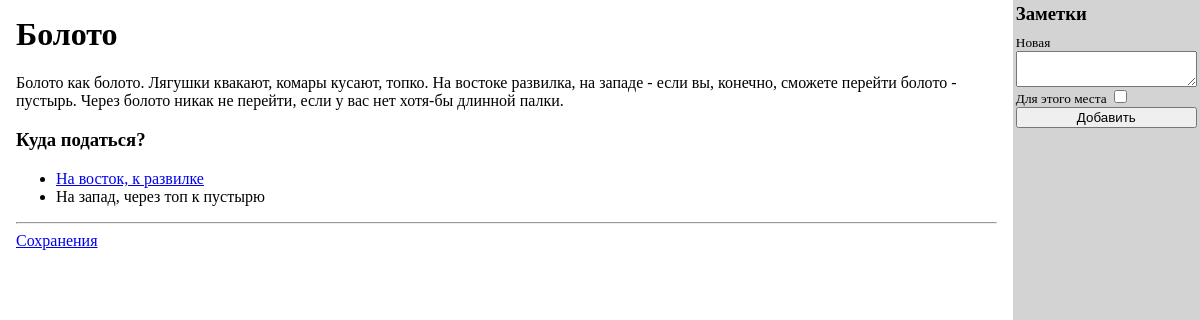
The page /book/1 (signed in) on the database its author committed.
### djaif/book/models.py (models this page shows, shortened)
class BookPage(models.Model):
    book = models.ForeignKey(Book, on_delete=models.CASCADE)
    title = models.CharField(name='title', max_length=100)
    body = models.TextField(name='body')
    items = models.ManyToManyField('book.Item', blank=True)  # noqa: WPS110

class PageLink(models.Model):
    from_page = models.ForeignKey(BookPage, on_delete=models.CASCADE)
    to_page = models.ForeignKey(
        BookPage, on_delete=models.CASCADE, related_name='to_page',
    )
    name = models.TextField()
    items = models.ManyToManyField('book.Item', blank=True)  # noqa: WPS110
    class Meta:
        unique_together = ['from_page', 'to_page']
    def has_all_needed(self, items):
        return all(i in items for i in self.items.all())

### djaif/book/views.py (the view)
# urls.py: path('book/<int:book_id>', views.view_book, name='book'),
def view_book(request, book_id):
    book = get_object_or_404(models.Book, id=book_id)
    if not book.first_page:
        raise ValueError("Book {0.id} hasn't a first page!")
    try:
        progress = models.BookProgress.objects.get(
            book=book, user=request.user,
        )
    except models.BookProgress.DoesNotExist:
        progress = models.BookProgress.start_reading(
            book=book, user=request.user,
        )
    links = [
        (link, link.has_all_needed(list(progress.items.all())))
        for link in progress.book_page.pagelink_set.all()
    ]
    notesets = [
        (name, [
            (
                note.id,
                note.text,
                note.page.title if note.page else '',
            )
            for note in group
        ])
        for name, group in groupby(
            progress.notes().select_related(
                'page',
            ).all(),
            key=lambda note: (
                'page' if note.key else
                'pinned' if note.pinned else
                'other'
            ),
        )
    ]
    return render(
        request,
        'page.html',
        context={
            'page': progress.book_page,
            'progress': progress,
            'links': links,
            'page_items': progress.book_page.items.exclude(
                id__in=progress.items.only('id'),
            ).exclude(
                id__in=progress.droppeditem_set.values_list(
                    'item__id', flat=True,
                ),
            ).all(),
            'dropped_items': progress.droppeditem_set.filter(
                book_page=progress.book_page,
            ).all(),
            'notesets': notesets,
        },
    )

### djaif/book/models.py (called while the page is built)
    def notes(self):
        return Note.objects.filter(
            progress=self,
        ).annotate(
            key=models.Count(
                'page',
                filter=models.Q(page=self.book_page),
            ),
        ).order_by(
            '-pinned',
            '-key',
            '-updated_at',
        )

### djaif/book/templates/page.html (shortened to what this page needs)
{% extends "default.html" %}
{% block body %}
  <div class="page">
    <div class="page-split">
      <div class="page-content">
        <h1>
          {{ page.title }}
        </h1>
        {{ page.body }}
        <h3>Куда податься?</h3>
        <ul>
          {% for link, passable in links %}
            <li>
              {% if passable %}
                <a href="{% url 'go_to' page.book.id link.id %}">
                  {{ link.name }}
                </a>
              {% else %}
                {{ link.name }}
              {% endif %}
            </li>
          {% endfor %}
        </ul>
        <hr />
        <a href="{% url 'saves' page.book.id %}">Сохранения</a>
      </div>
      <div class="page-sidebar">
        <h3>Заметки</h3>
        <form method="POST" class="new-note"
              action="{% url 'add_note' page.book.id %}">
          <label for="memo-text">Новая</label>
          <textarea id="memo-text" name="text"></textarea>
          <label for="memo-pin">
            Для этого места
            <input id="memo-pin" name="pin" type="checkbox">
          </label>
          <button type="submit">Добавить</button>
        </form>
      </div>
    </div>
  </div>
{% endblock %}

### djaif/book/templates/default.html (shortened to what this page needs)
<!DOCTYPE html>
<html>
  <head>
    <link rel="stylesheet" href="/static/styles.css"
          type="text/css" media="screen" />
  </head>
  <body>
    {% block body %}
    {% endblock %}
  </body>
</html>

### static/styles.css (style rules this page uses)
body { padding: 0; margin: 0; }
.page { height: 100vh; display: flex; flex-direction: column; }
.page h1 { margin-top: 0; }
.page-split { flex: 1 1; display: flex; flex-direction: row; }
.page-content { flex: 1 1; padding: 1em; }
.page-sidebar { padding: 0.2em; background-color: lightgray; }
.page-sidebar > h3 { margin-top: 0; margin-bottom: 0.5em; }
.page-sidebar > .new-note { display: flex; flex-direction: column; margin-bottom: 0.5em; font-size: smaller; }

### rows shown on the page
BookPage: title "Болото", body "Болото как болото. Лягушки квакают, комары кусают, топко. На востоке развилка, на западе - если вы, конечно, сможете перейти болото - пустырь. Через болото никак не перейти, если у вас нет хотя-бы длинной палки."
PageLink: name "На восток, к развилке"
PageLink: name "На запад, через топ к пустырю"
